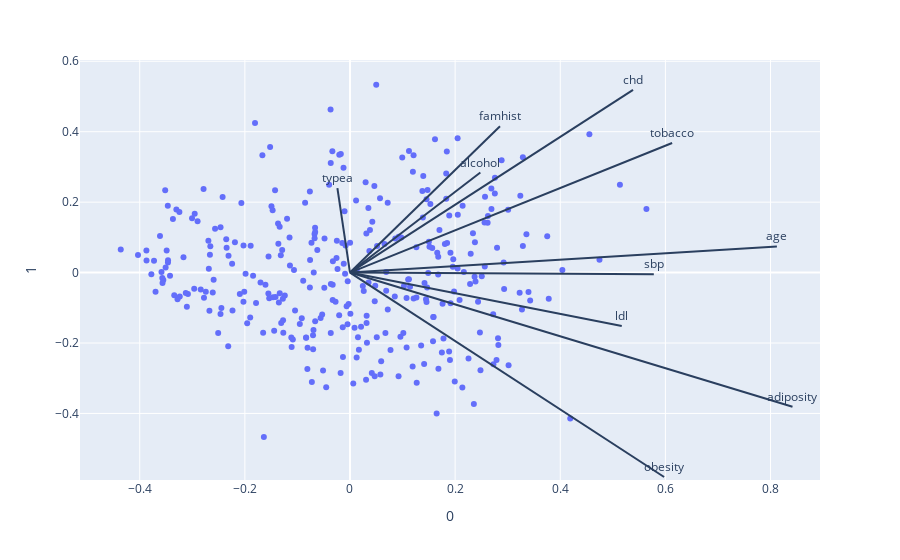

Write notebook code for a chart like this one.
### Markdown cell above
Po standaryzacji:

### Code cell
pca = PCA(n_components=2)
components = pca.fit_transform(df1)
#skalowanie, aby wykres był bardziej czytelny
x = components[:,0]
scale_x = 1.0/(x.max() - x.min())
y = components[:,1]
scale_y = 1.0/(y.max() - y.min())
data = np.vstack((x .T*scale_x,y .T*scale_y))
loadings = pca.components_ .T * np.sqrt(pca.explained_variance_)

fig = px.scatter(np.transpose(data), x=0,y=1)
for i, feature in enumerate(df1.columns.to_list()):
    fig.add_shape(
        type='line',
        x0=0, y0=0,
        x1=loadings[i, 0],
        y1=loadings[i, 1]
    )
    fig.add_annotation(
        x=loadings[i, 0],
        y=loadings[i, 1],
        ax=0, ay=0,
        xanchor="center",
        yanchor="bottom",
        text=feature,
    )
fig.show()

### Figure 1 — Plotly figure (JSON) as saved in the notebook; plotly's stock layout.template omitted (floating-point values rounded to 4 significant figures; data arrays with more than 128 entries replaced by an {"elided": "..."} marker saying what was removed)
{"data": [{"hovertemplate": "0=%{x}<br>1=%{y}<extra></extra>", "legendgroup": "", "marker": {"color": "#636efa", "symbol": "circle"}, "mode": "markers", "name": "", "orientation": "v", "showlegend": false, "type": "scatter", "x": {"elided": "323 float values"}, "xaxis": "x", "y": {"elided": "323 float values"}, "yaxis": "y"}], "layout": {"annotations": [{"ax": 0, "ay": 0, "text": "sbp", "x": 0.578, "xanchor": "center", "y": -0.004587, "yanchor": "bottom"}, {"ax": 0, "ay": 0, "text": "tobacco", "x": 0.6128, "xanchor": "center", "y": 0.368, "yanchor": "bottom"}, {"ax": 0, "ay": 0, "text": "ldl", "x": 0.517, "xanchor": "center", "y": -0.1519, "yanchor": "bottom"}, {"ax": 0, "ay": 0, "text": "adiposity", "x": 0.8418, "xanchor": "center", "y": -0.3808, "yanchor": "bottom"}, {"ax": 0, "ay": 0, "text": "famhist", "x": 0.2854, "xanchor": "center", "y": 0.4156, "yanchor": "bottom"}, {"ax": 0, "ay": 0, "text": "typea", "x": -0.02396, "xanchor": "center", "y": 0.2397, "yanchor": "bottom"}, {"ax": 0, "ay": 0, "text": "obesity", "x": 0.5975, "xanchor": "center", "y": -0.5804, "yanchor": "bottom"}, {"ax": 0, "ay": 0, "text": "alcohol", "x": 0.248, "xanchor": "center", "y": 0.2841, "yanchor": "bottom"}, {"ax": 0, "ay": 0, "text": "age", "x": 0.8121, "xanchor": "center", "y": 0.07435, "yanchor": "bottom"}, {"ax": 0, "ay": 0, "text": "chd", "x": 0.5385, "xanchor": "center", "y": 0.5188, "yanchor": "bottom"}], "legend": {"tracegroupgap": 0}, "margin": {"t": 60}, "shapes": [{"type": "line", "x0": 0, "x1": 0.578, "y0": 0, "y1": -0.004587}, {"type": "line", "x0": 0, "x1": 0.6128, "y0": 0, "y1": 0.368}, {"type": "line", "x0": 0, "x1": 0.517, "y0": 0, "y1": -0.1519}, {"type": "line", "x0": 0, "x1": 0.8418, "y0": 0, "y1": -0.3808}, {"type": "line", "x0": 0, "x1": 0.2854, "y0": 0, "y1": 0.4156}, {"type": "line", "x0": 0, "x1": -0.02396, "y0": 0, "y1": 0.2397}, {"type": "line", "x0": 0, "x1": 0.5975, "y0": 0, "y1": -0.5804}, {"type": "line", "x0": 0, "x1": 0.248, "y0": 0, "y1": 0.2841}, {"type": "line", "x0": 0, "x1": 0.8121, "y0": 0, "y1": 0.07435}, {"type": "line", "x0": 0, "x1": 0.5385, "y0": 0, "y1": 0.5188}], "xaxis": {"anchor": "y", "domain": [0, 1], "title": {"text": "0"}}, "yaxis": {"anchor": "x", "domain": [0, 1], "title": {"text": "1"}}}}
